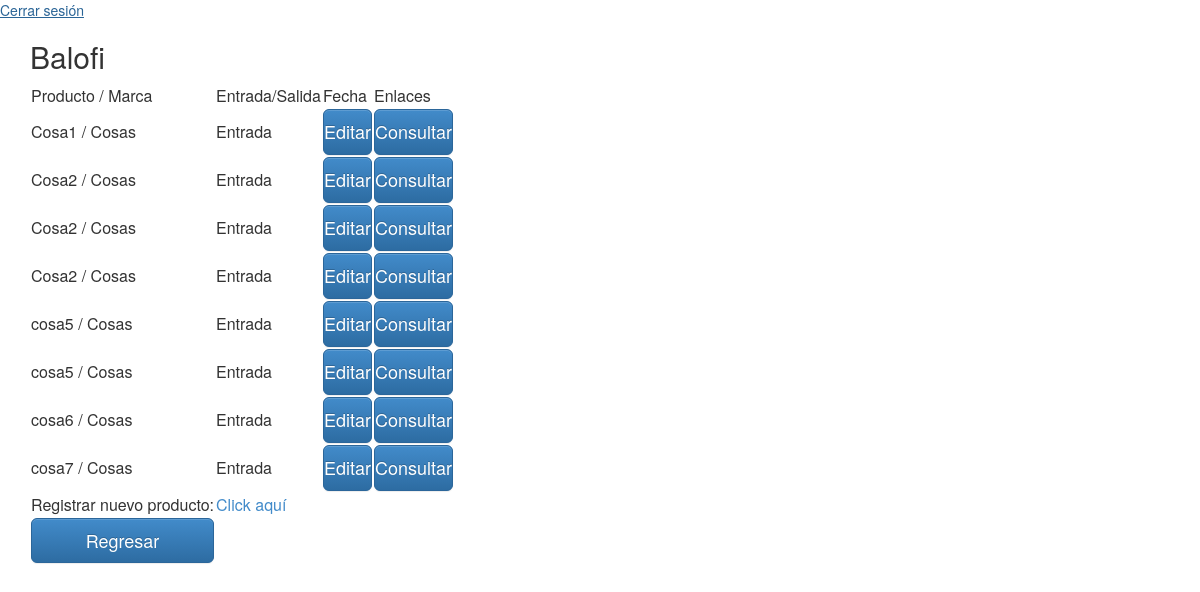
The app's page /productos/NIGL910324AA1 with its own data.
### balofi/models.py (models this page shows)
class Productos(models.Model):
	idProducto = models.IntegerField(primary_key=True)
	nombre = models.CharField(max_length=50)
	marca = models.CharField(max_length=50)
	color = models.CharField(max_length=15)
	tamanio = models.CharField(max_length=15)
	numeroDePiezas = models.IntegerField(default=1)
	entradaOSalida = models.IntegerField(default=0)
	fechaMovimiento = models.DateField(auto_now=False,auto_now_add=False)
	caducidad = models.DateField(auto_now=False,auto_now_add=False)
	cantidad = models.IntegerField(default=1)
	cliente = models.CharField(max_length=13)

### balofi/views.py (the view)
# urls.py: url(r'^productos/(.+)$', views.VerProductos, name='productos'),
def VerProductos(request, pk):
	x = get_object_or_404(Clientes, pk=pk)
	productos = Productos.objects.filter(cliente=x.rfc)
	return render(request, 'balofi/productos.html', {'productos':productos, 'clientes':x})

### balofi/templates/balofi/productos.html (shortened to what this page needs)
{% load i18n staticfiles %}
<html>
<head>
<link rel="stylesheet" type="text/css" href="{% static 'balofi/css/bootstrap.min.css' %}">
<link rel="stylesheet" type="text/css" href="{% static 'balofi/css/bootstrap-theme.min.css' %}">
<link rel="stylesheet" type="text/css" href="{% static 'balofi/css/base.css' %}" />
</head>
<body>
  <a href={% url 'registration:login' %}>Cerrar sesi&oacute;n</a>
 <div class="container">
  <h2 class="form-signin-heading">Balofi</h2>
 </div>
 <div class="container">
    <table>
	 <tr><td>Producto / Marca</td><td>Entrada/Salida</td><td>Fecha</td><td>Enlaces</td></tr>
 {% for producto in productos %}
	 <tr><td>{{producto.nombre}} / {{producto.marca}}</td>
	 {% if producto.entradaOSalida == 0 %}
	   <td>Entrada</td>
	 {% else %}
	 	<td>Salida</td>
	 {% endif %}
	  <td><a href={% url 'editarProducto' pk=producto.pk rfc=clientes.pk %}><button class="btn btn-lg btn-primary btn-block" type="submit">Editar</button></a></td>
	  <td><a href={% url 'consultaProducto' pk=producto.pk rfc=clientes.pk %}><button class="btn btn-lg btn-primary btn-block" type="submit">Consultar</button></a></td></tr>
 {% endfor %}
 	<tr><td>Registrar nuevo producto:</td><td><a href={% url 'registroProducto' clientes.pk %}>Click aqu&iacute;</a></td></tr>
   <tr><td><a href={% url 'consulta' clientes.pk %}><button class="btn btn-lg btn-primary btn-block" type="submit">Regresar</button></a></td></tr>
   </table>
   </div>
</body>
</html>

### balofi/static/balofi/css/base.css (style rules this page uses)
body { padding-bottom: 40px; }

### records on screen
Productos: nombre "Cosa1", marca "Cosas", entradaOSalida "Entrada"
Productos: nombre "Cosa2", marca "Cosas", entradaOSalida "Entrada"
Productos: nombre "Cosa2", marca "Cosas", entradaOSalida "Entrada"
Productos: nombre "Cosa2", marca "Cosas", entradaOSalida "Entrada"
Productos: nombre "cosa5", marca "Cosas", entradaOSalida "Entrada"
Productos: nombre "cosa5", marca "Cosas", entradaOSalida "Entrada"
Productos: nombre "cosa6", marca "Cosas", entradaOSalida "Entrada"
Productos: nombre "cosa7", marca "Cosas", entradaOSalida "Entrada"
